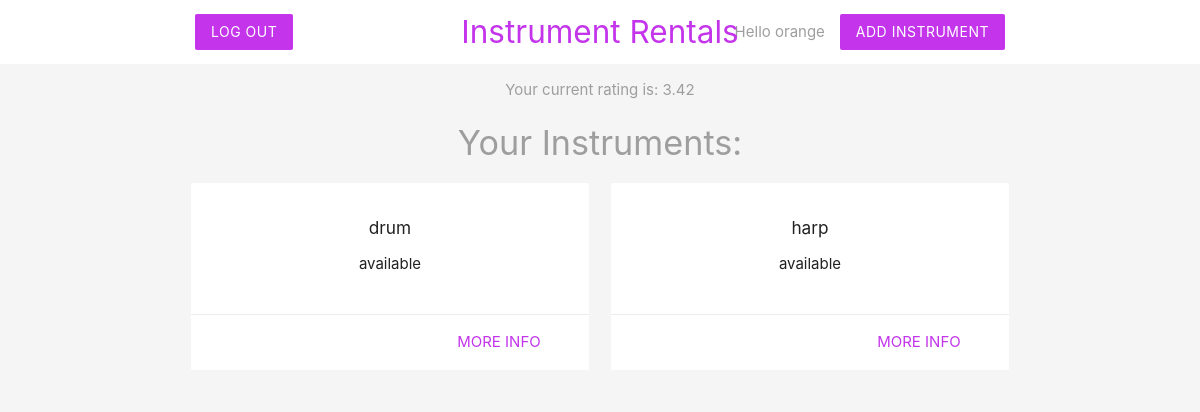
/seller.php (signed in), run on an earlier commit of the app's database.
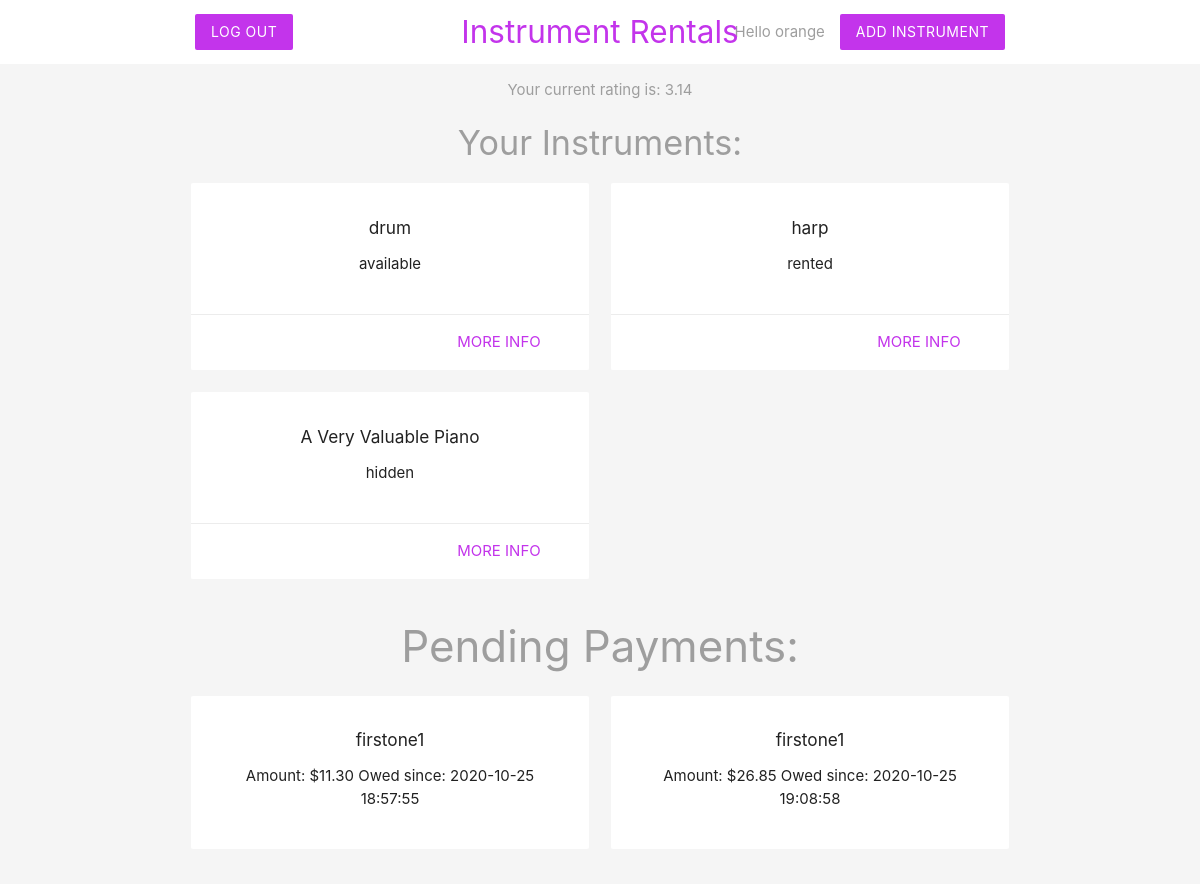
And on a later commit of the database.
### tables this page shows
CREATE TABLE `user` (
  `username` varchar(32) NOT NULL,
  `password` varchar(128) NOT NULL,
  `email` varchar(255) NOT NULL,
  `address` varchar(255) NOT NULL,
  `total_points` int(11) NOT NULL DEFAULT 0,
  `feedback_count` int(11) NOT NULL DEFAULT 0,
  `dig` varchar(16) NOT NULL,
  `security_code` int(11) NOT NULL,
  `expiration_date` date NOT NULL
);

CREATE TABLE `instrument` (
  `inst_id` int(11) NOT NULL,
  `name` varchar(255) NOT NULL,
  `date_posted` datetime DEFAULT NULL,
  `price` decimal(10,2) NOT NULL,
  `status` enum('available','hidden','rented') NOT NULL DEFAULT 'hidden',
  `rent_time` datetime DEFAULT NULL,
  `owner_username` varchar(32) NOT NULL,
  `renter_username` varchar(32) DEFAULT NULL
);

CREATE TABLE `payment` (
  `payment_id` int(11) NOT NULL,
  `start_date` datetime NOT NULL DEFAULT current_timestamp(),
  `amount` decimal(10,2) NOT NULL,
  `payer_username` varchar(32) NOT NULL,
  `reciever_username` varchar(32) NOT NULL
);

### seller.php (the view, shortened to what this page needs)
<?php
include('db_connection.php');
$username = $_SESSION['username'];
$sql = "SELECT inst_id, name, status FROM instrument WHERE owner_username = '$username'";
$result = mysqli_query($conn, $sql);
$instruments = mysqli_fetch_all($result, MYSQLI_ASSOC);
?>
<!DOCTYPE html>
<html>
<?php include('seller_header.php'); ?>
<div class="center grey-text">
	<?php
		$sql = "SELECT * FROM user WHERE username = '$username'";
		$result = mysqli_query($conn, $sql);
		$user = mysqli_fetch_assoc($result);
		if ($user['feedback_count'] == 0) {
			$res = 'None'; ?>
			<p><?php echo "Your current rating is: ".$res ?></p>
			<?php
		}
		else {
			$res = $user['total_points'] / $user['feedback_count']; ?>
			<p><?php echo "Your current rating is: ".number_format((float)$res, 2, '.', '') ?></p>
			<?php
		}
	 ?>
</div>
<h4 class="center grey-text">Your Instruments:</h4>
	<div class="container">
		<div class = "row">
			<?php foreach($instruments as $instrument): ?>
				<div class="col s6 md3">
					<div class="card z-depth-0">
						<div class = "card-content center">
							<h6><?php echo htmlspecialchars($instrument['name']); ?></h6>
							<div>
								<ul>
								<?php echo htmlspecialchars($instrument['status']); ?>
								</ul>
							</div>
						</div>
						<div class="card-action right-align">
							<a class="brand-text" href="inst_details.php?id=<?php echo $instrument['inst_id'] ?>">more info</a>
						</div>
					</div>
				</div>
			<?php endforeach; ?>
		</div>
	</div>
	<?php
	$sql = "SELECT * FROM payment WHERE reciever_username = '$username'";
	$result = mysqli_query($conn, $sql);
	$payments = mysqli_fetch_all($result, MYSQLI_ASSOC);
	if (mysqli_num_rows($result) != 0) {
	?>
	<h3 class="center grey-text">Pending Payments:</h3>
		<?php } ?>
	<div class="container">
		<div class = "row">
			<?php foreach($payments as $payment): ?>
				<div class="col s6 md3">
					<div class="card z-depth-0">
						<div class = "card-content center">
							<h6><?php echo htmlspecialchars($payment['payer_username']); ?></h6>
							<div>
								<ul>
								<?php echo "Amount: $".htmlspecialchars($payment['amount']); ?>
								<?php echo "Owed since: ".date($payment['start_date']) ?>
								</ul>
							</div>
						</div>
					</div>
				</div>
			<?php endforeach; ?>
		</div>
	</div>
</html>

### seller_header.php (shortened to what this page needs)
<head>
    <link rel="stylesheet" href="https://cdnjs.cloudflare.com/ajax/libs/materialize/1.0.0/css/materialize.min.css">
</head>
	<body class = "grey lighten-4">
		<nav class="white z-depth-0">
			<div class="container">
                <ul id = "nav-mobile" class="left hide-on-small-and-down">
                    <a href="login.php" class="btn btnback z-depth-0">Log Out</a>
                </ul>
				<a href="" class="brand-logo brand-text center">Instrument Rentals</a>
                <ul id="nav-mobile" class="right hide-on-small-and-down">
                    <li class="grey-text">Hello <?php echo htmlspecialchars($username); ?></li>
                    <a href="inst_add.php" class="btn btnback z-depth-0">Add Instrument</a>
                </ul>
			</div>
		</nav>

### seller_header.php (style rules this page uses)
.brand-text { color: #c334eb !important; }
.btnback { background-color: #c334eb; }

What changed in the data, as far as the page shows it:
changed user: res "3.42" → "3.14"
changed instrument "harp": status "available" → "rented"
added instrument: name "A Very Valuable Piano", status "hidden"
added payment: payer_username "firstone1", amount "11.30", start_date "2020-10-25 18:57:55"
added payment: payer_username "firstone1", amount "26.85", start_date "2020-10-25 19:08:58"
Also different on the page:
text now shown: "Pending Payments:"
